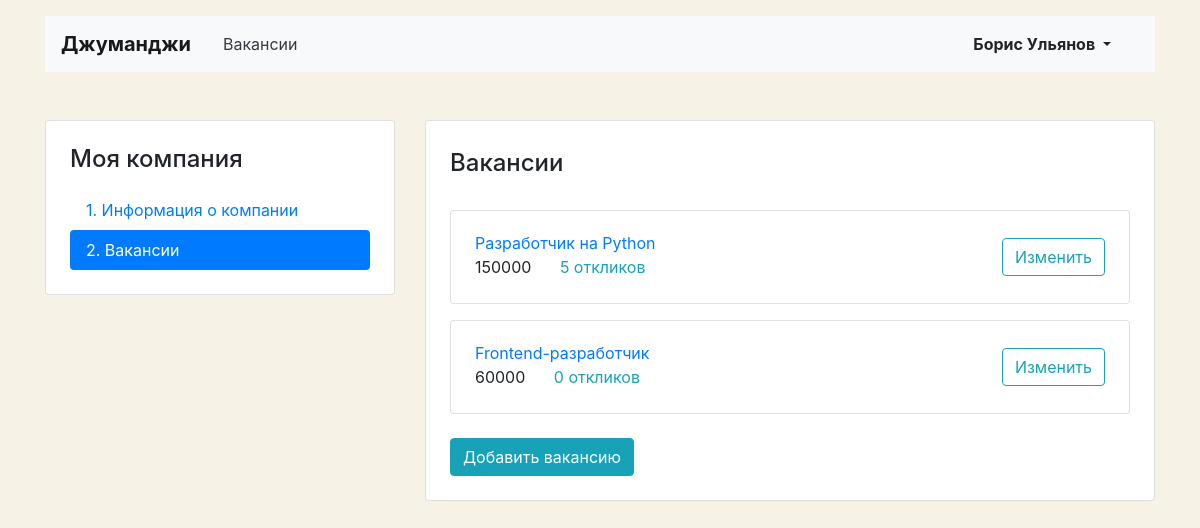
The app's page /mycompany/vacancies/ (signed in) with its own data.
### vacancies/models.py (models this page shows, shortened)
class Vacancy(models.Model):
    title = models.CharField(max_length=50, verbose_name='Название вакансии')
    specialty = models.ForeignKey('Specialty', related_name="vacancies", on_delete=models.CASCADE,
                                  verbose_name='Специализация')
    company = models.ForeignKey('Company', related_name="vacancies", on_delete=models.CASCADE)
    skills = models.CharField(max_length=200, verbose_name='Требуемые навыки')
    description = models.TextField(verbose_name='Описание вакансии')
    salary_min = models.IntegerField(verbose_name='Зарплата от')
    salary_max = models.IntegerField(verbose_name='Зарплата до')
    published_at = models.DateField(default=timezone.now)

### vacancies/views.py (the view)
# urls.py: path('mycompany/vacancies/', views.ListVacanciesCompanyView.as_view(), name='list_vacancies_company'),
class ListVacanciesCompanyView(LoginRequiredMixin, View):
    def get(self, request):
        vacancies_by_company = Vacancy.objects.filter(company__owner_id=self.request.user)
        return render(request, 'vacancies/vacancy-list.html', {'vacancies_by_company': vacancies_by_company})

### vacancies/templatetags/ru_pluralize.py (called while the page is built)
@register.filter()
def ru_pluralize(number: Union[int, str], arg: str = 'дурак,дурака,дураков'):
    nominative_singular, genitive_singular, genitive_plural = arg.split(',')
    number = abs(int(number))
    if 10 <= number % 100 <= 20:
        return f'{number} {genitive_plural}'
    if number % 10 == 1:
        return f'{number} {nominative_singular}'
    if 2 <= number % 10 <= 4:
        return f'{number} {genitive_singular}'
    return f'{number} {genitive_plural}'

### vacancies/templates/vacancies/vacancy-list.html (shortened to what this page needs)
{% extends 'vacancies/base_my_company.html' %}
{% load ru_pluralize %}
{% block content %}
  <main class="container mt-3 pb-5">
    <div class="row mt-5">
      <div class="col-12 col-lg-4">
        <aside class="pt-3 pb-4 px-4 mb-5 card">
          <h1 class="h4 pt-2 pb-2">Моя компания</h1>
          <div class="nav flex-column nav-pills" id="v-pills-tab" role="tablist" aria-orientation="vertical">
            <a class="nav-link" href="{% url 'edit_company' %}">1. Информация о&nbsp;компании</a>
            <a class="nav-link active" href="{% url 'list_vacancies_company' %}">2. Вакансии</a>
          </div>
        </aside>
      </div>
      <div class="col-12 col-lg-8">
        <div class="card">
          <div class="card-body px-4 pb-4">
            <section class="tab-pane fade show active">
              <h2 class="h4 pt-2 pb-3">Вакансии</h2>
            {% for vacancy in vacancies_by_company %}
              <div class="card mt-3">
                <div class="card-body px-4">
                  <div class="row align-items-center">
                    <div class="col-6 col-lg-8">
                      <a href="{% url 'vacancy' vacancy.id %}" class="mb-1">{{ vacancy.title }}</a>
                      <p class="mb-1">
                        <span class="mr-4">{{ vacancy.salary_max }}
                        </span><a href="{% url 'edit_vacancy_company' vacancy.pk %}" class="text-info">
                          {{ vacancy.applications.count|ru_pluralize:'отклик,отклика,откликов' }}</a>
                      </p>
                    </div>
                    <div class="col-6 col-lg-4 text-right">
                      <a href="{% url 'edit_vacancy_company' vacancy.pk %}" class="btn btn-outline-info">Изменить</a>
                    </div>
                  </div>
                </div>
              </div>
            {% endfor %}
            </section>
            <div class="mt-4 text-left">
                <a href="{% url 'create_vacancy_company' %}" class="btn btn-info">Добавить вакансию</a>
            </div>
          </div>
        </div>
      </div>
    </div>
  </main>
{% endblock %}

### vacancies/templates/vacancies/base_my_company.html (shortened to what this page needs)
<!DOCTYPE html>
<html lang="ru">
<head>
  <link rel="stylesheet" href="https://stackpath.bootstrapcdn.com/bootstrap/4.3.1/css/bootstrap.min.css">
</head>
<body>
  <header class="container mt-3">
    <nav class="navbar navbar-expand-lg navbar-light bg-light">
      <a class="navbar-brand mr-4 font-weight-bold" href="{% url 'home' %}">Джуманджи</a>
      <div class="collapse navbar-collapse justify-content-between" id="navbarNav">
        <ul class="navbar-nav col-10">
          <li class="nav-item">
            <a class="nav-link text-dark" href="{% url 'list_all_vacancies' %}">Вакансии</a>
          </li>
        </ul>
        <ul class="navbar-nav col-2 justify-content-end">
          <li class="nav-item active">
            <div class="btn-group">
              <button type="button" class="btn dropdown-toggle font-weight-bold" data-toggle="dropdown" aria-haspopup="true" aria-expanded="false">
                {{ request.user.get_full_name }}
              </button>
            </div>
          </li>
        </ul>
      </div>
    </nav>
  </header>
{% block content %}
{% endblock %}
</body>
</html>

### vacancies/templates/vacancies/base_my_company.html (style rules this page uses)
body { background-color: #F6F2E6; }

### records on screen
Vacancy: title "Разработчик на Python", salary_max "150000", applications.count|ru_pluralize "5 откликов"
Vacancy: title "Frontend-разработчик", salary_max "60000", applications.count|ru_pluralize "0 откликов"

### other values on screen
{{ request.user.get_full_name }} "Борис Ульянов"
